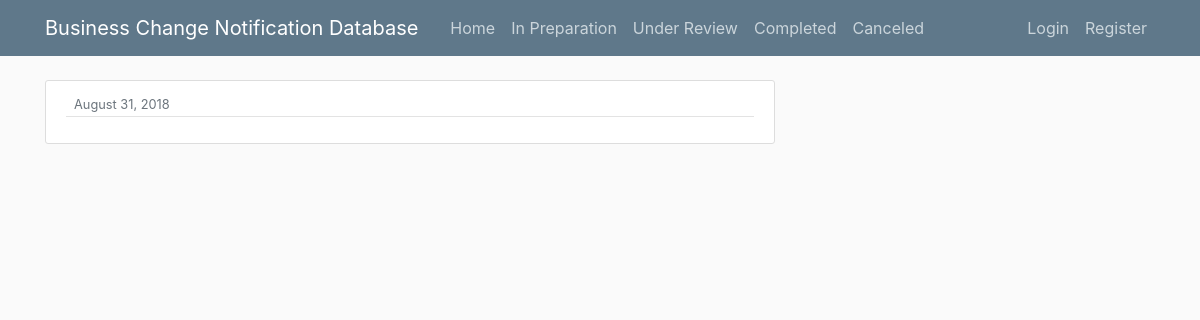
The app's page /post/30/, older data.
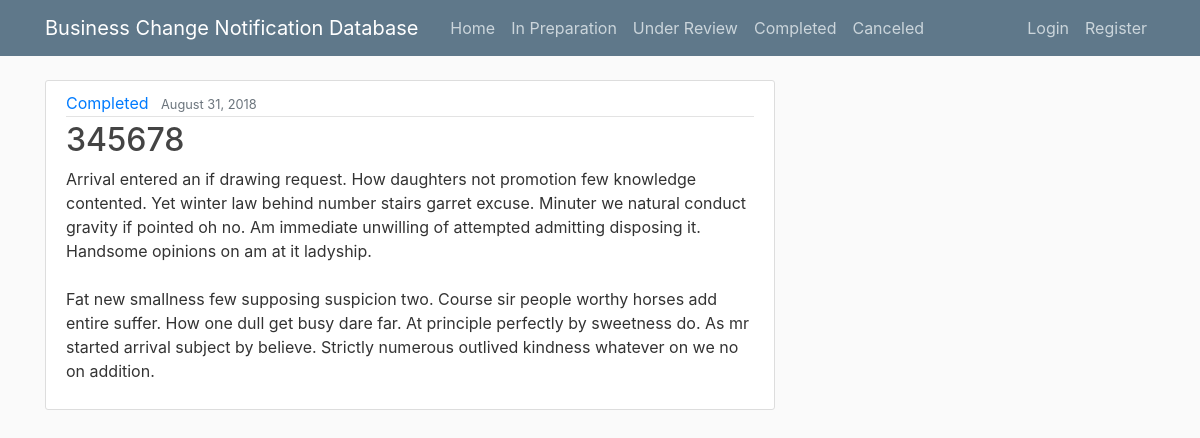
The same page, newer data.
### blog/models.py (models this page shows, shortened)
class Post(models.Model):
    title = models.CharField(max_length=100, default="")
    content = models.TextField(default="")
    date_posted = models.DateTimeField(default=timezone.now)
    author = models.ForeignKey(User, on_delete=models.CASCADE)
    dcn_number = models.CharField(max_length=100, verbose_name='DCN number')
    state = models.CharField(max_length=100, default="")
    category_of_change = models.CharField(max_length=100, default="")
    description_of_change = models.TextField(default="enter description of change")
    reason_of_change = models.TextField(default="enter reason of change")
    closes_dcr = models.BooleanField(default=False)
    priority = models.CharField(max_length=7, choices=PRIORITY_CHOICES, default='1_week')

### blog/views.py (the view)
# urls.py: path('post/<int:pk>/', PostDetailView.as_view(), name='post-detail'),
class PostDetailView(DetailView):
    model = Post

### blog/templates/blog/post_detail.html (shortened to what this page needs)
{% extends "blog/base.html" %}
{% block content %}
<article class="media content-section">
    <div class="media-body">
        <div class="article-metadata">
            <a class="mr-2" href="{% url 'state-posts' object.state %}">{{ object.state }}</a>
            <small class="text-muted">{{ object.date_posted|date:"F d, Y" }}</small>
        </div>
        <h2 class="article-title">{{ object.dcn_number }}</h2>
        <p class="article-content">{{ object.description_of_change }}</p>
    </div>
</article>
{% endblock content %}

Row changes from the older to the newer data that the page shows:
changed Post: state (not shown) → "Completed"; dcn_number (not shown) → "345678"; description_of_change (not shown) → "Arrival entered an if drawing request. How daughters not promotion few knowledge contented. Yet winter law behind number stairs garret excuse. Minuter we natural conduct gravity if pointed oh no. Am immediate unwilling of attempted admitting disposing it. Handsome opinions on am at it ladyship. Fat new smallness few supposing suspicion two. Course sir people worthy horses add entire suffer. How one dull get busy dare far. At principle perfectly by sweetness do. As mr started arrival subject by believe. Strictly numerous outlived kindness whatever on we no on addition."
